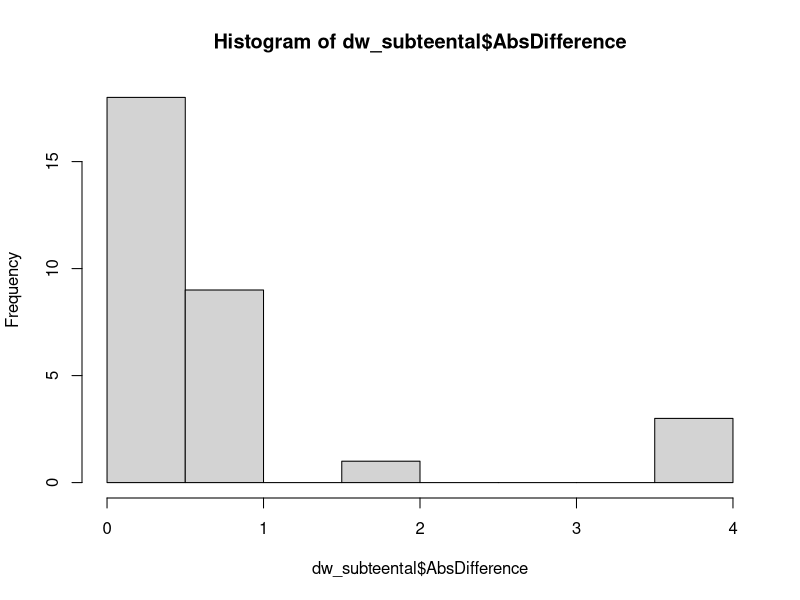
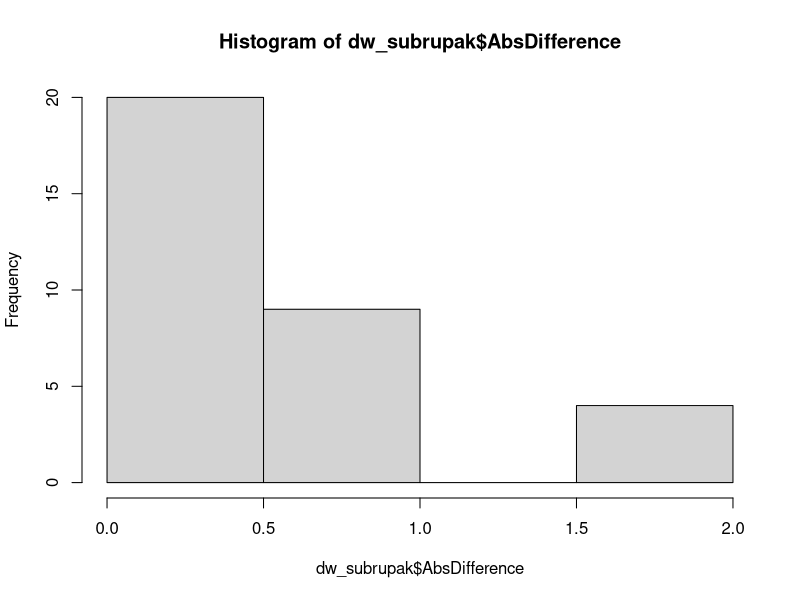
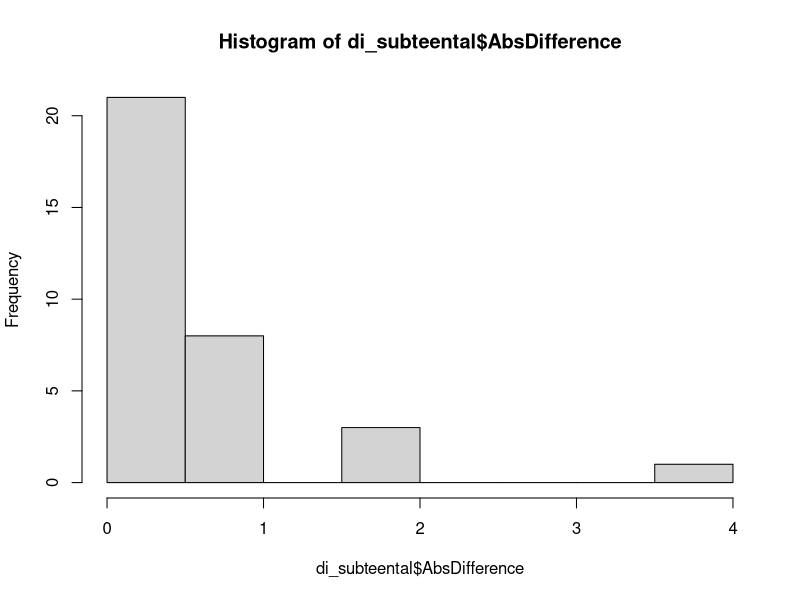
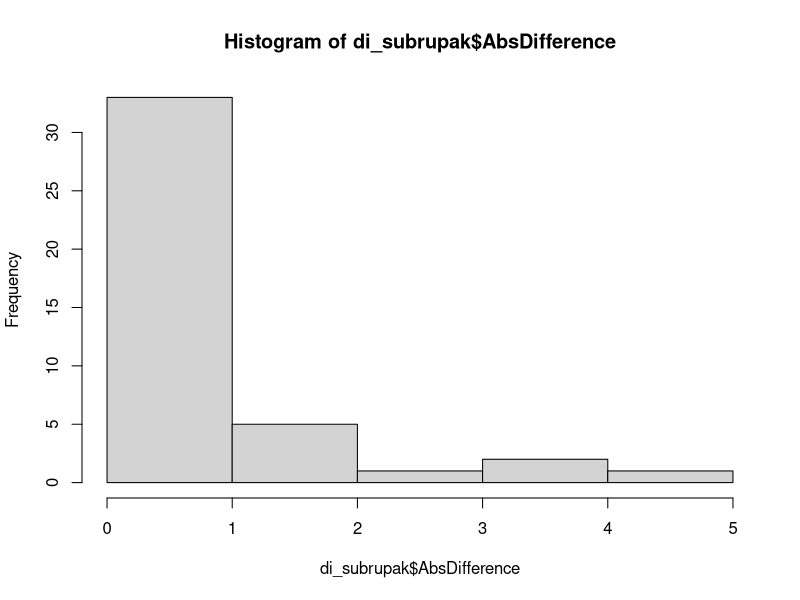

The R source for these figures, in order:
## ---- chunk 1
knitr::opts_chunk$set(echo = TRUE)
## ---- chunk 2
library(tidyverse)
library(ggplot2)
library(stringr)
#library(sjstats) # TE: This library is not used 
## ---- chunk 3
d1<-read.csv('DurhamMusicFinal.csv',skip = 0,header = TRUE)
d2<-read.csv('DurhamBs1.csv',skip = 0,header = TRUE)
d3<-read.csv('DurhamBsFinal.csv',skip = 0,header = TRUE)
d4<-read.csv('DurhamUni.csv',skip = 0,header = TRUE)
d5<-read.csv('RhythmLearning_Study1 - Prolific_December 30, 2023_12.09.csv',skip = 0,header = TRUE)

d1<-d1[3:nrow(d1),]# delete two first rows (metadata)
d2<-d2[3:nrow(d1),]# TE: add this well
d3<-d3[3:nrow(d1),]
d4<-d4[3:nrow(d1),]
d5<-d5[3:nrow(d1),]
dw <- rbind(d1, d2, d3, d4, d5)
#df<-d[3:nrow(d),]# TE: removed
print(dim(dw))
## ---- chunk 4
d6<-read.csv('For Indians_RhythmLearning_Study1_January 28, 2024_12.21.csv',skip = 0,header = TRUE)
d6<-d6[3:nrow(d6),]# delete two first rows (metadata)
print(dim(d6))
## ---- chunk 5
dw <- dplyr::filter(dw,as.numeric(Progress) > 96)
dw <- dplyr::filter(dw,as.numeric(Duration..in.seconds.)>4*60) # 4 mins
print(nrow(dw))
## ---- chunk 6
di<- dplyr::filter(d6,as.numeric(Progress) > 96)
di <- dplyr::filter(di,as.numeric(Duration..in.seconds.)>4*60) # 4 mins
print(nrow(di))
## ---- chunk 7
numeric_age <- as.numeric(dw$Q_Age)
mean_age <- mean(numeric_age, na.rm = TRUE) #age of participants
sd_age <- sd(numeric_age, na.rm = TRUE) #sd for age
print(paste('Unfamiliar (Western) Mean age:',round(mean_age,2), 'SD:',round(sd_age,2)))
## ---- chunk 8
numeric_age2 <- as.numeric(di$Q_Age)
mean_age2 <- mean(numeric_age2, na.rm = TRUE) #age of participants
sd_age2 <- sd(numeric_age2, na.rm = TRUE) #sd for age
print(paste('Familiar (Indian) Mean age:',round(mean_age2,2), 'SD:',round(sd_age2,2)))
## ---- chunk 9
dw$Familiarity <- ifelse(dw$Q_Ethnicity %in% c('Indian', 'Asian - Indian', 'Asian -Indian','Asian- Indian','Asian-Indian','Indian ', 'Asian - Indian '), 'Indian Ethnicity', 'Non-Indian Ethnicity')
Sf<-summarise(group_by(dw,Familiarity),n=n()) # count
knitr::kable(Sf)
## ---- chunk 10
#(optional)writing Indian Participants seperately
#subsetind_df <- df[df$Familiarity == 'Indian Ethnicity', ]
# Write the subset to a CSV file
#write.csv(subsetind_df, file = "indian_ethnicity.csv", row.names = FALSE)
## ---- chunk 11
dw$Musicianship <- ifelse(dw$Q_Musicianship %in% c('Amateur musician', 'Serious amateur musician','Semiprofessional musician', 'Professional musician'), 'Musician', 'Non-Musician')
dw<-drop_na(dw) # drop missing observations 
Sm<-summarise(group_by(dw,Musicianship,Familiarity),n=n()) # count
knitr::kable(Sm)
## ---- chunk 12
#deleting Indian participants from western data
dw1 <- dw[!(dw$Musicianship == 'Musician' & dw$Familiarity == 'Indian Ethnicity') & !(dw$Musicianship == 'Non-Musician' & dw$Familiarity == 'Indian Ethnicity') , ]
Sfilter<-summarise(group_by(dw1,Musicianship,Familiarity),n=n()) # count
knitr::kable(Sfilter)
## ---- chunk 13
# Create a new column 'Musicianship' based on Score
di$Musicianship <- ifelse(di$ScoreFam >= 4, 'Musician', ifelse(is.na(di$ScoreFam) | di$ScoreFam < 4, 'Non-Musician', NA))
Sm2<-summarise(group_by(di,Musicianship),n=n()) # count
knitr::kable(Sm2)
## ---- chunk 14
#western data
dw2 <- dplyr::select(dw1,ResponseId,Musicianship,Familiarity, starts_with('Base_'), starts_with('Test_'))
dw_long <- tidyr::pivot_longer(dw2,ends_with('_1'))#changing to long

#indian data
di2 <- dplyr::select(di,ResponseId,Musicianship,starts_with('Base_'), starts_with('Test_'))
di_long <- tidyr::pivot_longer(di2,ends_with('_1'))#changing to long
## ---- chunk 15
dw_long$condition <- str_split_i(dw_long$name,'_',1)#splittig condition Baseline/Testing
#print (df_long$condition)
dw_long$pattern <- str_split_i(dw_long$name,'_',2)#splittig pattern Teental/Rupak
#print (df_long$pattern)
dw_long$type <- str_split_i(dw_long$name,'_',3) #splitting type of rhythm sd,sp,natural,basic,complex
#print (df_long$type)   

table(dw_long$condition)
table(dw_long$pattern)
table(dw_long$type)
table(dw_long$type,dw_long$condition)
## ---- chunk 16
di_long$condition <- str_split_i(di_long$name,'_',1)#splittig condition Baseline/Testing
#print (df_long$condition)
di_long$pattern <- str_split_i(di_long$name,'_',2)#splittig pattern Teental/Rupak
#print (df_long$pattern)
di_long$type <- str_split_i(di_long$name,'_',3) #splitting type of rhythm sd,sp,natural,basic,complex
#print (df_long$type)   

# TE adds these reports just to check what is in the data (from previous code)
table(di_long$condition)
table(di_long$pattern)
table(di_long$type)
table(di_long$type,di_long$condition) 
## ---- chunk 17
table(dw_long$value)# since the ratings are string, not numbers, convert them
dw_long$value_c <- factor(dw_long$value,levels = rev(c("Extremely Similar","Very Similar","Similar","Moderately Similar","Slightly Similar","Not Similar","Not at all similar")))
table(dw_long$value_c)


dw_long$similarity <- as.numeric(dw_long$value_c) # as numeric
table(dw_long$similarity)
## ---- chunk 18
table(di_long$value)# since the ratings are string, not numbers, convert them
di_long$value_c <- factor(di_long$value,levels = rev(c("Extremely Similar","Very Similar","Similar","Moderately Similar","Slightly Similar","Not Similar","Not at all similar")))
table(di_long$value_c)
di_long$similarity <- as.numeric(di_long$value_c) # as numeric
table(di_long$similarity)
## ---- chunk 19
dw_long<-drop_na(dw_long) # drop missing observations
S<-summarise(group_by(dw_long,pattern,condition),n=n()) # count
knitr::kable(S)
## ---- chunk 20
di_long<-drop_na(di_long) # drop missing observations
S2<-summarise(group_by(di_long,pattern,condition),n=n()) # count
knitr::kable(S2)
## ---- chunk 21
# Write the subset to a CSV file
write.csv(dw_long, file = "Westerndata.csv", row.names = FALSE)
write.csv(di_long, file = "Indiandata.csv", row.names = FALSE)
## ---- chunk 22
#Explanation of naming in experiment: Naturl= Natural for both Teental and Rupak, Naturll= Test for Teental, Naturl2= Test for Rupak

# Subset for 'Teental' and 'Rupak'
dw_subset_teental <- dw_long[(dw_long$pattern == 'Teental'& dw_long$condition=='Test' & (dw_long$type == 'Naturl' | dw_long$type == 'Naturll')),]
dw_subset_rupak <- dw_long[(dw_long$pattern == 'Rupak'& dw_long$condition=='Test' & (dw_long$type == 'Naturl' | dw_long$type == 'Naturl2')), ]

dw_subteental <- dw_subset_teental %>%
  filter(type %in% c('Naturll', 'Naturl')) %>%
  group_by(ResponseId) %>%
  summarise(AbsDifference = abs(diff(similarity[type %in% c('Naturl', 'Naturll')])))

# Direction of the difference is meaningless, so use absolute instead

dw_subrupak <- dw_subset_rupak %>%
  filter(type %in% c('Naturl', 'Naturl2')) %>%
  group_by(ResponseId) %>%
  summarise(AbsDifference = abs(diff(similarity[type %in% c('Naturl', 'Naturl2')])))

#plotting teental
hist(dw_subteental$AbsDifference)
#plotting rupak
hist(dw_subrupak$AbsDifference)

dw_subrupak$ResponseId[dw_subrupak$AbsDifference >2]# also display the id of the person who is inconsistent
dw_subteental$ResponseId[dw_subteental$AbsDifference >2]# also display the id of the person 
## ---- chunk 23
library(psych)

dwmus <- dw_long[dw_long$Musicianship=='Musician' & dw_long$type %in% c('sd1', 'sp1', 'Basic', 'Naturl', 'Complex'),]
U <- unique(dwmus$type)
S <- unique(dwmus$ResponseId)
alpha <- matrix(0, 1, length(U))

TMP <- NULL
for (k in 1:length(S)) {
  B <- dplyr::filter(dwmus, ResponseId == S[k])
  TMP <- cbind(TMP, as.numeric(B$similarity))
}
colnames(TMP) <- S
a1 <- suppressMessages(suppressWarnings(psych::alpha(TMP, check.keys = FALSE, warnings = FALSE)))
Alpha1 <- a1$total$raw_alpha

# display individual ones
print(a1$item.stats$r.cor)

colnames(TMP)[a1$item.stats$r.cor < 0] # anybody under 0?
colnames(TMP)[a1$item.stats$r.cor < 0.7]
# Calculate mean alpha
mean_alpha1 <- mean(Alpha1)
print(mean_alpha1)

## ---- chunk 24
dwmus <- dw_long[dw_long$Musicianship=='Non-Musician' & dw_long$type %in% c('sd1', 'sp1', 'Basic', 'Naturl', 'Complex'),]
U <- unique(dwmus$type)
S <- unique(dwmus$ResponseId)
alpha <- matrix(0, 1, length(U))

TMP <- NULL
for (k in 1:length(S)) {
  B <- dplyr::filter(dwmus, ResponseId == S[k])
  TMP <- cbind(TMP, as.numeric(B$similarity))
}
colnames(TMP) <- S
a2 <- suppressMessages(suppressWarnings(psych::alpha(TMP, check.keys = FALSE, warnings = FALSE)))
Alpha2 <- a2$total$raw_alpha

# display individual ones
a2$item.stats$r.cor

colnames(TMP)[a2$item.stats$r.cor < 0]
colnames(TMP)[a2$item.stats$r.cor < 0.7]
# Calculate mean alpha
mean_alpha2 <- mean(Alpha2)
print(mean_alpha2)
## ---- chunk 25
#Explanation of naming in experiment: Naturl= Natural for both Teental and Rupak, Naturll= Test for Teental, Naturl2= Test for Rupak

# Subset for 'Teental' and 'Rupak'
di_subset_teental <- di_long[(di_long$pattern == 'Teental'& di_long$condition=='Test' & (di_long$type == 'Naturl' | di_long$type == 'Naturll')),]
di_subset_rupak <- di_long[(di_long$pattern == 'Rupak'& di_long$condition=='Test' & (di_long$type == 'Naturl' | di_long$type == 'Naturl2')), ]

di_subteental <- di_subset_teental %>%
  filter(type %in% c('Naturll', 'Naturl')) %>%
  group_by(ResponseId) %>%
  summarise(AbsDifference = abs(diff(similarity[type %in% c('Naturl', 'Naturll')])))

# Direction of the difference is meaningless, so use absolute instead

di_subrupak <- di_subset_rupak %>%
  filter(type %in% c('Naturl', 'Naturl2')) %>%
  group_by(ResponseId) %>%
  summarise(AbsDifference = abs(diff(similarity[type %in% c('Naturl', 'Naturl2')])))

#plotting teental
hist(di_subteental$AbsDifference)
#plotting rupak
hist(di_subrupak$AbsDifference)

di_subrupak$ResponseId[di_subrupak$AbsDifference >2]# also display the id of the person who is inconsistent
di_subteental$ResponseId[di_subteental$AbsDifference >2]# also display the id of the person 


## ---- chunk 26
# subsetting data for musicians
dimus <- di_long[di_long$Musicianship=='Musician' & di_long$type %in% c('sd1', 'sp1', 'Basic', 'Naturl', 'Complex'),]
U <- unique(dimus$type)
S <- unique(dimus$ResponseId)
alpha <- matrix(0, 1, length(U))

TMP <- NULL
for (k in 1:length(S)) {
  B <- dplyr::filter(dimus, ResponseId == S[k])
  TMP <- cbind(TMP, as.numeric(B$similarity))
}
colnames(TMP) <- S
a3 <- suppressMessages(suppressWarnings(psych::alpha(TMP, check.keys = FALSE, warnings = FALSE)))
Alpha3 <- a3$total$raw_alpha

# display individual ones
a3$item.stats$r.cor

colnames(TMP)[a3$item.stats$r.cor < 0] # anybody under 0?

colnames(TMP)[a3$item.stats$r.cor < 0.7]
# Calculate mean alpha
mean_alpha3 <- mean(Alpha3)
print(mean_alpha3)
## ---- chunk 27
dimus <- di_long[di_long$Musicianship=='Non-Musician' & di_long$type %in% c('sd1', 'sp1', 'Basic', 'Naturl', 'Complex'),]
U <- unique(dimus$type)
S <- unique(dimus$ResponseId)
alpha <- matrix(0, 1, length(U))

TMP <- NULL
for (k in 1:length(S)) {
  B <- dplyr::filter(dimus, ResponseId == S[k])
  TMP <- cbind(TMP, as.numeric(B$similarity))
}
colnames(TMP) <- S
a4 <- suppressMessages(suppressWarnings(psych::alpha(TMP, check.keys = FALSE, warnings = FALSE)))
Alpha4 <- a4$total$raw_alpha

# display individual ones
a4$item.stats$r.cor

colnames(TMP)[a4$item.stats$r.cor < 0]
colnames(TMP)[a4$item.stats$r.cor < 0.7]
# Calculate mean alpha
mean_alpha4 <- mean(Alpha4)
print(mean_alpha4)
## ---- chunk 28
# Western
dw2 <- dw[!(dw$ResponseId %in% c('R_2Uax5iSyFsc52pZ', 'R_3kpjZD1SAq9rBt8', 'R_3lYS6mLft5j6zOW')), ]
#dw_long <- dw_long[!(dw_long$ResponseId %in% c('R_2Uax5iSyFsc52pZ', 'R_3kpjZD1SAq9rBt8', 'R_3lYS6mLft5j6zOW')), ]
# Checking the loss
Sfilter_c1 <- summarise(group_by(dw2, Musicianship, Familiarity), n = n())
knitr::kable(Sfilter_c1)

# Indian
di2 <- di[!(di$ResponseId %in% c('R_4PhKWMzINpHFoVy', 'R_4Y9utJ6hhxLFuDy', 'R_4eWPin0vYILik8E', 'R_4qsOSprsTyIzn7e')), ]
# Checking the loss 
Sfilter_c2 <- summarise(group_by(di2, Musicianship), n = n())
knitr::kable(Sfilter_c2)
## ---- chunk 29
# Western
dw_long2 <- dw_long[!(dw_long$ResponseId %in% c('R_2Uax5iSyFsc52pZ', 'R_3kpjZD1SAq9rBt8', 'R_3lYS6mLft5j6zOW')), ]
#Saving data
write.csv(dw_long2, file = "Westerndata_outlierremoved.csv", row.names = FALSE)

# Indian
di_long2 <- di_long[!(di_long$ResponseId %in% c('R_4PhKWMzINpHFoVy', 'R_4Y9utJ6hhxLFuDy', 'R_4eWPin0vYILik8E', 'R_4qsOSprsTyIzn7e')), ]
write.csv(di_long2, file = "Indiandata_outlierremoved.csv", row.names = FALSE)
